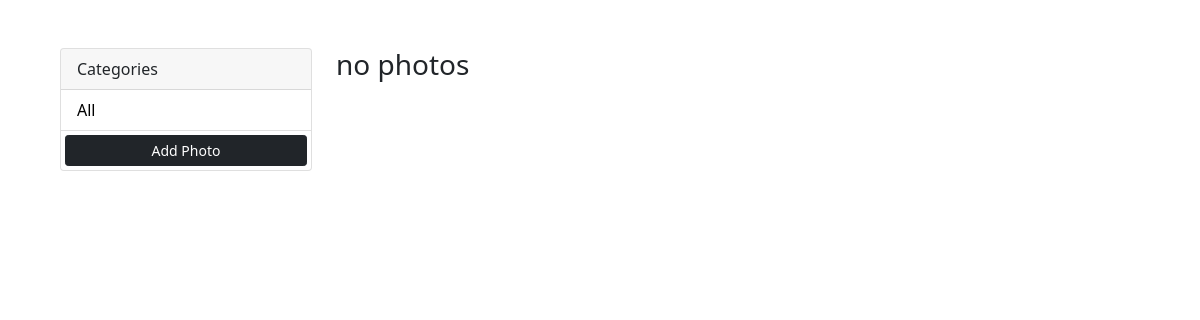
The page /?category=Food on the database as committed earlier.
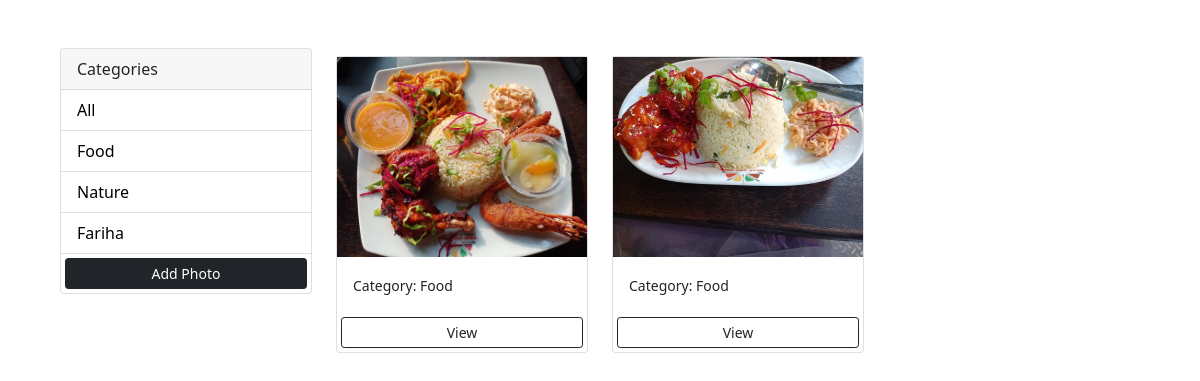
The same page on the database as committed later.
### myphotos/models.py (models this page shows, shortened)
class Category(models.Model):
    name = models.CharField(max_length=100, null=False, blank=False)

class Photo(models.Model):
    category = models.ForeignKey(
        Category, on_delete=models.SET_NULL, null=True, blank=True)
    image = models.ImageField(null=False, blank=False)
    description = models.TextField()

### myphotos/views.py (the view)
# urls.py: path('', views.index, name='index'),
def index(request):
    category = request.GET.get('category')
    if category == None:
        photos = Photo.objects.all()
    else:
        photos = Photo.objects.filter(category__name=category)
    categories = Category.objects.all()
    context = {'categories': categories, 'photos': photos}
    return render(request, 'myphotos/index.html', context)

### myphotos/templates/myphotos/index.html (shortened to what this page needs)
<!DOCTYPE html>
<html lang="en">
<head>
    <link href="https://cdn.jsdelivr.net/npm/bootstrap@5.0.0-beta1/dist/css/bootstrap.min.css" rel="stylesheet"
>
</head>
<body class="m-5">
    <div class="container">
        <div class="row">
            <div class="col-md-3">
                <div class="card">
                    <div class="card-header">
                        Categories
                    </div>
                    <ul class="list-group list-group-flush">
                        <li class="list-group-item">
                            <a href="{% url 'index' %}">All</a>
                        </li>
                        {% for category in categories %}
                        <li class=" list-group-item">
                            <a href="{% url 'index' %}?category={{category.name}}">
                                {{category.name}}
                            </a>
                        </li>
                       {% endfor %}
                        <a href="{% url 'addphoto' %}" class="btn btn-dark btn-block btn-sm m-1">Add Photo</a>
                    </ul>
                </div>
            </div>
            <div class="col-md-9">
                <div class="row">
                    {% for photo in photos %}
                    <div class="col-md-4">
                        <div class="card my-2">
                            <img class="image-thumbail" src="{{photo.image.url}}">
                            <div class="card-body">
                                <small>Category: {{photo.category.name}}</small>
                            </div>
                            <a href="{% url 'photo' photo.id %}" class="btn btn-outline-dark btn-sm m-1">View</a>
                        </div>
                    </div>
                    {% empty %}
                    <h3>no photos</h3>
                    {% endfor %}
                </div>
            </div>
        </div>
    </div>
</body>
</html>

Rows that differ between the two databases and show on the page:
added Category: name "Food"
added Category: name "Nature"
added Category: name "Fariha"
added Photo: image (picture), category.name "Food"
added Photo: image (picture), category.name "Food"
Other text that changed with them:
text no longer shown: "no photos"
